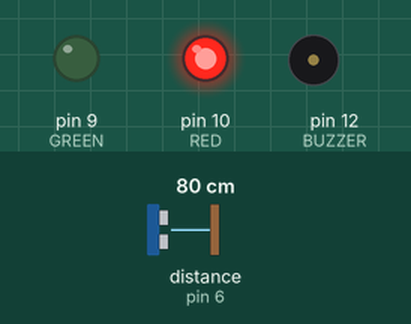
A sketch run on a simulated Arduino Uno, built with avr-gcc and run on an emulated ATmega328P. On the bench: output pins drawn as LEDs (lit = HIGH), buzzer (waves = sounding, pin HIGH). Wiring (inferred from the names in the program): ultrasonic range finder: trigger pin 7; echo pin 6. The inputs (shaded band) are chosen by the test bench; at power-on: distance to the obstacle (sensor on pin 6) 80 cm. The echo pulse lasts 58.3 µs per cm; pins used as bus, display or sensor lines are not drawn.

Above: at 1.2 s.
1.3 s: distance to the obstacle (sensor on pin 6) set to 14 cm
2.8 s: distance to the obstacle (sensor on pin 6) set to 10 cm
At 3.3 s:
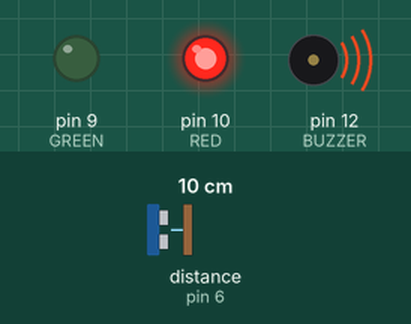
4.3 s: distance to the obstacle (sensor on pin 6) set to 18 cm
At 5.5 s:
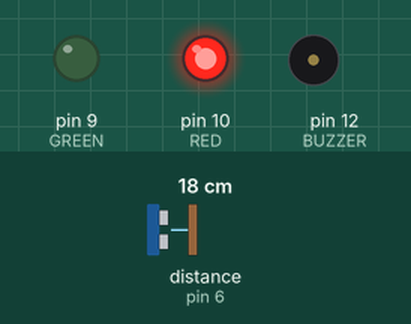
5.8 s: distance to the obstacle (sensor on pin 6) set to 2 cm
At 11.0 s:
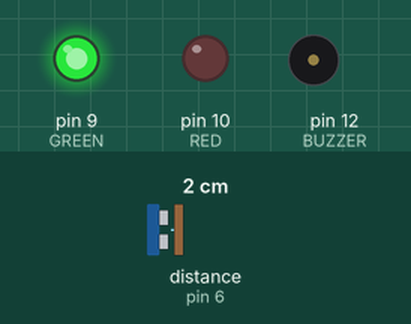
Timing chart, 0 to 11.3 s (numbered marks = the images above; inputs shaded):
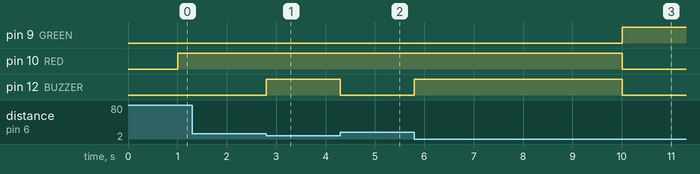

Measured:
- the behaviour switches between 12 and 11 cm on distance to the obstacle (sensor on pin 6) (found by bisection; images 0 and 1)
- after the input at 1.3 s, every drawn part: stays the same
- after the input at 2.8 s, pin 12 (BUZZER): LOW → HIGH at once
- after the input at 4.3 s, pin 12 (BUZZER): HIGH → LOW at once
- after the input at 5.8 s, pin 12 (BUZZER): LOW → HIGH at once, → LOW 4.2 s later

The sketch:

ultrasonic_traffic_light.ino
```cpp
// 초음파센서, LED, 능동부저를 이용하여 신호등 만들기
// 빨간색, 초록색 LED가 일정 시간마다 반복하여 점등
// 빨간색일때 초음파센서를 이용하여 일정 거리 이상 가까워지면 경고음 내기
#define RED 10
#define GREEN 9
#define BUZZER 12

// 시간 계산을 위한 변수
unsigned long currTime = 0;
unsigned long prevTime = 0;

// LED의 점등 시간 계산 위한 변수
int cnt = 1;

int echo = 6;
int trig = 7;

// 경고음이 울리는지 여부를 결정하기 위한 변수
int stopNgo = 0;

void setup() {
  Serial.begin(9600);
  pinMode(RED, OUTPUT);
  pinMode(GREEN, OUTPUT);
  pinMode(BUZZER, OUTPUT);
  pinMode(echo, INPUT);
  pinMode(trig, OUTPUT);
}

void loop() {
  // 현재 시간 저장
  currTime = millis();
  // 이전 시간보다 1초 이상 차이나는 경우
  if(currTime - prevTime >= 1000){
    // 현재 시간으로 갱신 후 cnt값 1증가
    prevTime = currTime;
    cnt++;

    // cnt가 16 이상인 경우 다시 빨간색으로 바뀌어야하므로 1로 변경
    if(cnt >= 16){
      cnt = 1;
    }

    // 1이상 10 이하인 경우 빨간색 점등 - 10초간 점등
    if(cnt >= 1 && cnt <= 10){
      digitalWrite(RED, HIGH);
      digitalWrite(GREEN, LOW);
      // 가까이 오는 사람에 대한 경고등이 울려야 하므로 1로 변경
      stopNgo = 1;
    }
    // 11이상 15이하인 경우 초록색 점등 - 5초간 점등
    else if(cnt >= 11 && cnt <= 15){
      digitalWrite(RED, LOW);
      digitalWrite(GREEN, HIGH);
      // 경고등이 필요없음
      stopNgo = 0;
    }
  }

  // 초음파센서를 이용하여 거리 계산
  float distance = ultraSonic();
  // 현재 빨간불이고 거리가 10 이하인 경우(도로와 가까운 경우) 경고음 울림
  if(distance <= 10 && stopNgo == 1){
    digitalWrite(BUZZER, HIGH);
  }
  else{
    digitalWrite(BUZZER, LOW);
  }
}

// 초음파센서를 통해 거리 계산
float ultraSonic(){
  digitalWrite(trig, HIGH);
  delayMicroseconds(10);
  digitalWrite(trig, LOW);

  unsigned long duration = pulseIn(echo, HIGH);

  float distanceCM = ((340 * duration) / 10000) / 2;

  return distanceCM;
}
```
